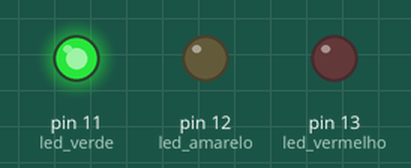
Recording of a sketch running on a simulated Arduino Uno, built with avr-gcc and run on an emulated ATmega328P. On the bench: output pins drawn as LEDs (lit = HIGH).

Above: at 3.5 s.
At 8.0 s:
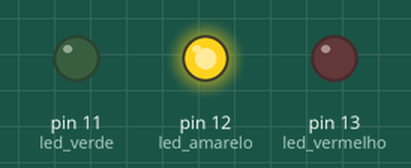
At 12.5 s:
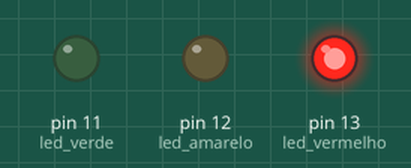
Timing chart, 0 to 20.8 s (numbered marks = the images above):
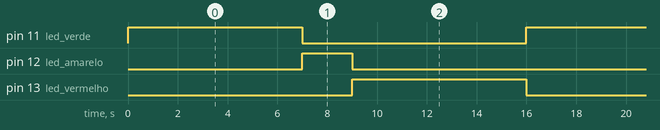

Measured:
- by itself, pin 11 (led_verde), pin 13 (led_vermelho): alternates HIGH for 7.0 s and LOW for 9.0 s
- by itself, pin 12 (led_amarelo): alternates HIGH for 2.0 s and LOW for 14.0 s
- by itself, everything shown: repeats every 16.0 s, in 3 steps

The sketch:

1-semaforo.ino
```cpp
/* Projeto - Semafóro
   Mentes Robóticas
*/

#define led_vermelho 13
#define led_amarelo 12
#define led_verde 11

void setup() {
  pinMode(led_vermelho, OUTPUT);
  pinMode(led_amarelo, OUTPUT);
  pinMode(led_verde, OUTPUT);
}

void loop() {
  digitalWrite(led_verde, HIGH);
  digitalWrite(led_amarelo, LOW);
  digitalWrite(led_vermelho, LOW);
  delay(7000);

  digitalWrite(led_amarelo, HIGH);
  digitalWrite(led_verde, LOW);
  digitalWrite(led_vermelho, LOW);
  delay(2000);

  digitalWrite(led_vermelho, HIGH);
  digitalWrite(led_amarelo, LOW);
  digitalWrite(led_verde, LOW);
  delay(7000);
}
```
